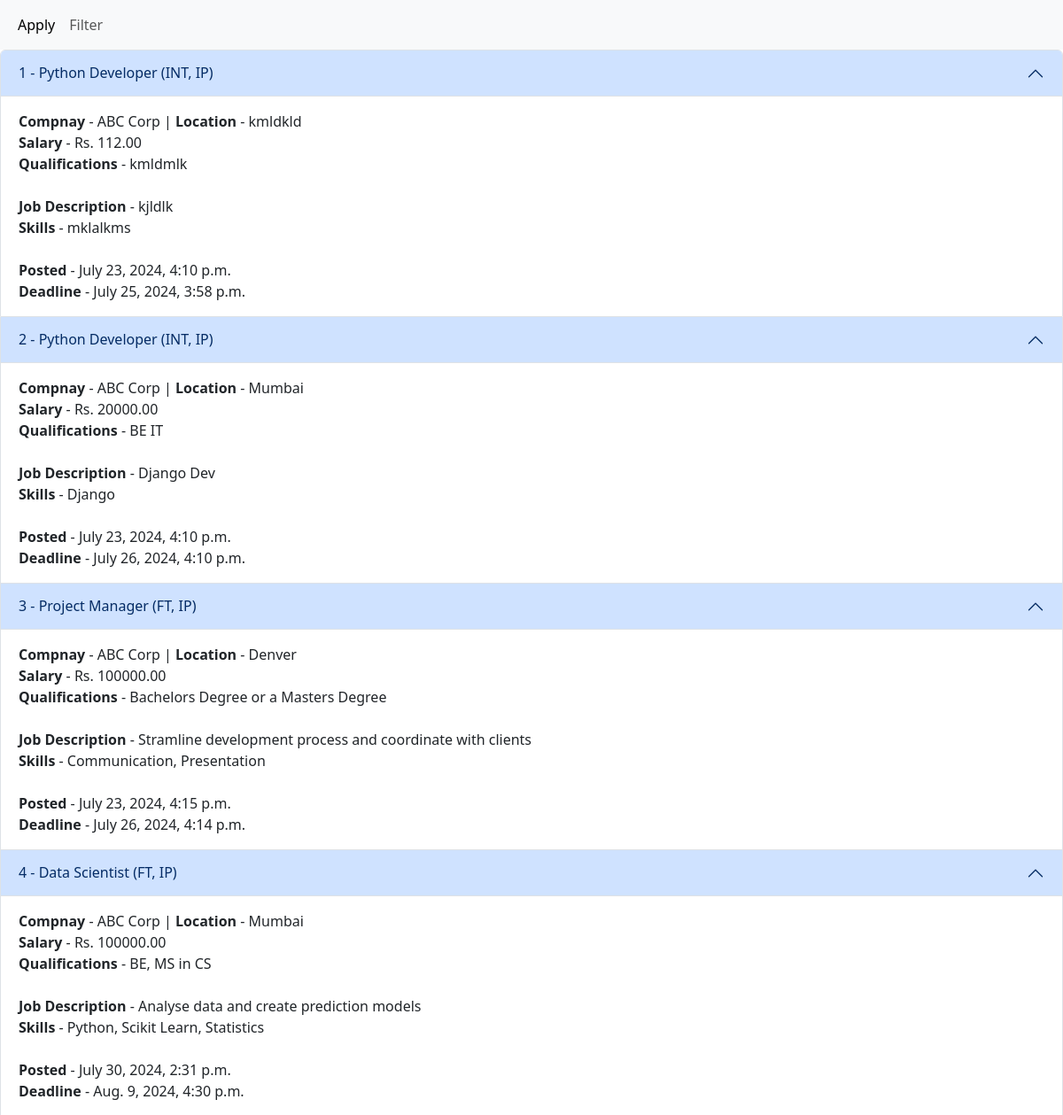
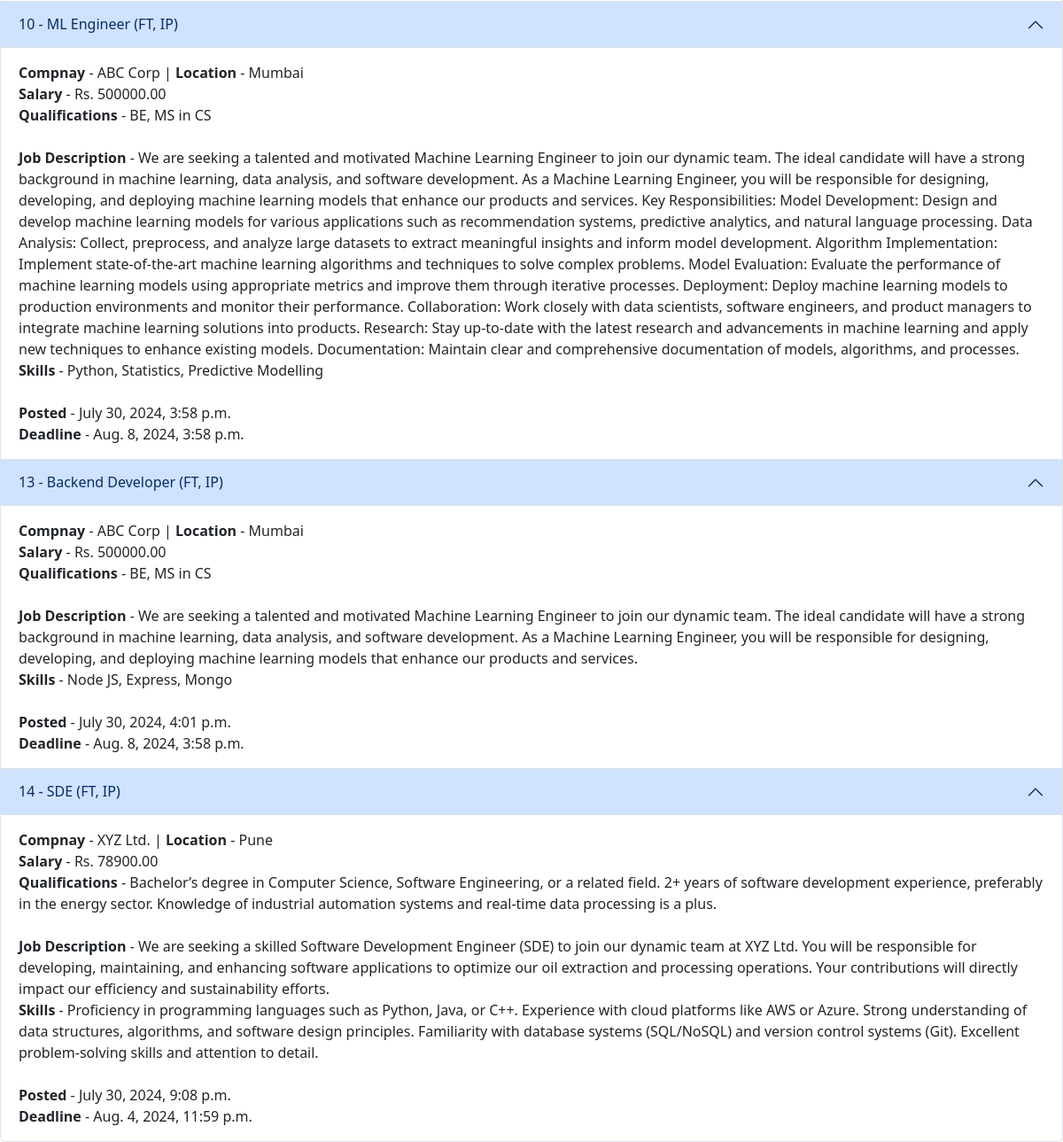
The page /display-all-jobs on the database its author committed (2 pictures, top to bottom).
### JobPortalApp/models.py (models this page shows, shortened)
class JobRole(models.Model):
    job_role_name = models.CharField(max_length=50)
    job_role_company = models.ForeignKey(Company, on_delete=models.CASCADE)
    job_role_id = models.AutoField(primary_key=True)
    job_role_desc = models.TextField(max_length=255)
    job_role_location = models.CharField(max_length=50)
    job_role_salary = models.DecimalField(max_digits=10, decimal_places=2)
    job_role_qualifications = models.CharField(max_length=50)
    job_role_type = models.CharField(max_length=3, choices=[("FT", "Full Time"), ("PT", "Part Time"), ("INT", "Internship")])
    job_role_mode = models.CharField(max_length=2, choices=[("R", "Remote"), ("H", "Hybrid"), ("IP", "In Person")])
    job_role_skills = models.TextField(max_length=50)
    job_role_posted = models.DateTimeField(default=datetime.datetime.now)
    job_role_deadline = models.DateTimeField()

class Company(models.Model):
    company_email = models.EmailField(max_length=50, default="")
    company_password = models.CharField(max_length=20, default="")
    company_name = models.CharField(max_length=50)
    company_id = models.AutoField(primary_key=True)
    company_about = models.TextField(max_length=255)
    website_link = models.URLField(max_length=200)
    def __str__(self):
        return self.company_name

### JobPortalApp/views.py (the view)
# urls.py: path("display-all-jobs", views.display_all_jobs, name="display_all_jobs"),
def display_all_jobs(request):
    jobs = JobRole.objects.all()
    user_name = request.session.get("user_name", None)
    return render(request, "display_all_jobs.html", {'jobs': jobs, 'company_name': user_name})

### templates/display_all_jobs.html (shortened to what this page needs)
{% extends "base.html" %}
{% block content %}
<nav class="navbar navbar-expand-lg navbar-light bg-light">
    <div class="container-fluid">
      <div class="collapse navbar-collapse" id="navbarNavAltMarkup">
        <div class="navbar-nav">
          <a class="nav-link active" aria-current="page" href="#">Apply</a>
          <a class="nav-link" href="#">Filter</a>
        </div>
      </div>
    </div>
  </nav>
<div class="accordion" id="accordionExample">
    {% if jobs %}
      {% for job in jobs %}
      <div class="accordion-item">
          <h2 class="accordion-header" id="headingOne">
            <button class="accordion-button" type="button" data-bs-toggle="collapse" data-bs-target="#collapseOne" aria-expanded="true" aria-controls="collapseOne">
              {{job.job_role_id}} - {{job.job_role_name}} ({{job.job_role_type}}, {{job.job_role_mode}})
            </button>
          </h2>
          <div id="collapseOne" class="accordion-collapse collapse show" aria-labelledby="headingOne" data-bs-parent="#accordionExample">
            <div class="accordion-body">
              <b>Compnay</b> - {{job.job_role_company}} | <b>Location</b> - {{job.job_role_location}}<br>
              <b>Salary</b> - Rs. {{job.job_role_salary}}<br>
              <b>Qualifications</b> - {{job.job_role_qualifications}}<br><br>
              <b>Job Description</b> - {{ job.job_role_desc }}<br>
              <b>Skills</b> - {{ job.job_role_skills }}<br><br>
              <b>Posted </b> - {{job.job_role_posted}}<br>
              <b>Deadline </b> - {{job.job_role_deadline}}
            </div>
          </div>
        </div>
      {% endfor %}
    {% endif %}
</div>
{% endblock content %}

### templates/base.html (shortened to what this page needs)
<!DOCTYPE html>
<html lang="en">
  <head>
    <link
      href="https://cdn.jsdelivr.net/npm/bootstrap@5.3.3/dist/css/bootstrap.min.css"
      rel="stylesheet"
    />
  </head>
  <body>
    {% block content %}{% endblock %}
  </body>
</html>

### rows shown on the page
JobRole: job_role_id "1", job_role_name "Python Developer", job_role_type "INT", job_role_mode "IP", job_role_company "ABC Corp", job_role_location "kmldkld", job_role_salary "112.00", job_role_qualifications "kmldmlk", job_role_desc "kjldlk", job_role_skills "mklalkms", job_role_posted "July 23, 2024, 4:10 p.m.", job_role_deadline "July 25, 2024, 3:58 p.m."
JobRole: job_role_id "2", job_role_name "Python Developer", job_role_type "INT", job_role_mode "IP", job_role_company "ABC Corp", job_role_location "Mumbai", job_role_salary "20000.00", job_role_qualifications "BE IT", job_role_desc "Django Dev", job_role_skills "Django", job_role_posted "July 23, 2024, 4:10 p.m.", job_role_deadline "July 26, 2024, 4:10 p.m."
JobRole: job_role_id "3", job_role_name "Project Manager", job_role_type "FT", job_role_mode "IP", job_role_company "ABC Corp", job_role_location "Denver", job_role_salary "100000.00", job_role_qualifications "Bachelors Degree or a Masters Degree", job_role_desc "Stramline development process and coordinate with clients", job_role_skills "Communication, Presentation", job_role_posted "July 23, 2024, 4:15 p.m.", job_role_deadline "July 26, 2024, 4:14 p.m."
JobRole: job_role_id "4", job_role_name "Data Scientist", job_role_type "FT", job_role_mode "IP", job_role_company "ABC Corp", job_role_location "Mumbai", job_role_salary "100000.00", job_role_qualifications "BE, MS in CS", job_role_desc "Analyse data and create prediction models", job_role_skills "Python, Scikit Learn, Statistics", job_role_posted "July 30, 2024, 2:31 p.m.", job_role_deadline "Aug. 9, 2024, 4:30 p.m."
JobRole: job_role_id "10", job_role_name "ML Engineer", job_role_type "FT", job_role_mode "IP", job_role_company "ABC Corp", job_role_location "Mumbai", job_role_salary "500000.00", job_role_qualifications "BE, MS in CS", job_role_desc "We are seeking a talented and motivated Machine Learning Engineer to join our dynamic team. The ideal candidate will have a strong background in machine learning, data analysis, and software development. As a Machine Learning Engineer, you will be responsible for designing, developing, and deploying machine learning models that enhance our products and services. Key Responsibilities: Model Development: Design and develop machine learning models for various applications such as recommendation systems, predictive analytics, and natural language processing. Data Analysis: Collect, preprocess, and analyze large datasets to extract meaningful insights and inform model development. Algorithm…", job_role_skills "Python, Statistics, Predictive Modelling", job_role_posted "July 30, 2024, 3:58 p.m.", job_role_deadline "Aug. 8, 2024, 3:58 p.m."
JobRole: job_role_id "13", job_role_name "Backend Developer", job_role_type "FT", job_role_mode "IP", job_role_company "ABC Corp", job_role_location "Mumbai", job_role_salary "500000.00", job_role_qualifications "BE, MS in CS", job_role_desc "We are seeking a talented and motivated Machine Learning Engineer to join our dynamic team. The ideal candidate will have a strong background in machine learning, data analysis, and software development. As a Machine Learning Engineer, you will be responsible for designing, developing, and deploying machine learning models that enhance our products and services.", job_role_skills "Node JS, Express, Mongo", job_role_posted "July 30, 2024, 4:01 p.m.", job_role_deadline "Aug. 8, 2024, 3:58 p.m."
JobRole: job_role_id "14", job_role_name "SDE", job_role_type "FT", job_role_mode "IP", job_role_company "XYZ Ltd.", job_role_location "Pune", job_role_salary "78900.00", job_role_qualifications "Bachelor’s degree in Computer Science, Software Engineering, or a related field. 2+ years of software development experience, preferably in the energy sector. Knowledge of industrial automation systems and real-time data processing is a plus.", job_role_desc "We are seeking a skilled Software Development Engineer (SDE) to join our dynamic team at XYZ Ltd. You will be responsible for developing, maintaining, and enhancing software applications to optimize our oil extraction and processing operations. Your contributions will directly impact our efficiency and sustainability efforts.", job_role_skills "Proficiency in programming languages such as Python, Java, or C++. Experience with cloud platforms like AWS or Azure. Strong understanding of data structures, algorithms, and software design principles. Familiarity with database systems (SQL/NoSQL) and version control systems (Git). Excellent problem-solving skills and attention to detail.", job_role_posted "July 30, 2024, 9:08 p.m.", job_role_deadline "Aug. 4, 2024, 11:59 p.m."
